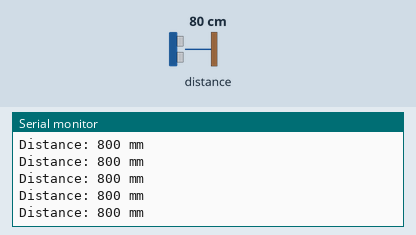
Simulated run of this sketch. Board: Arduino Uno, built with avr-gcc and run on an emulated ATmega328P. On the bench: the last lines printed to the serial monitor. Inputs (shaded band) come from the test bench; at power-on: distance to the obstacle 80 cm.

Above: at 1.2 s.
1.3 s: distance to the obstacle set to 2 cm
At 1.49 s:
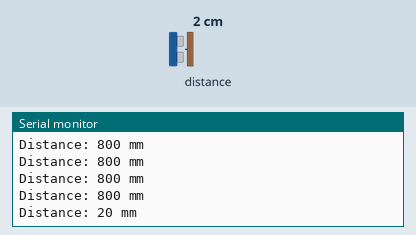
2.8 s: distance to the obstacle set to 4 cm
At 2.82 s:
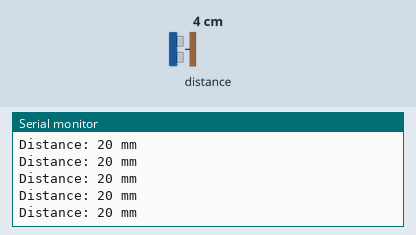
Timing chart, 0 to 5.8 s (numbered marks = the images above; inputs shaded):
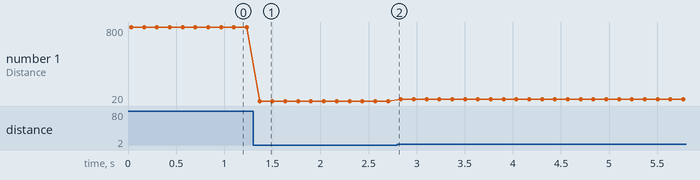

Measured:
- after the input at 1.3 s, the serial monitor: prints a new line after 0.07 s (image 1)
- plotted number 1: 800 → 20 after the input at 1.3 s, 20 → 40 after the input at 2.8 s

The sketch:

vl53l0x.ino
```cpp
#include <Wire.h>
#include <VL53L0X.h>

VL53L0X sensor;

void setup() {
  Serial.begin(115200);
  Wire.begin();
  sensor.setTimeout(500);
  if (!sensor.init()) {
    Serial.println("VL53L0X not found - check SDA/SCL");
    while (true) delay(10);
  }
  sensor.startContinuous();
}

void loop() {
  uint16_t mm = sensor.readRangeContinuousMillimeters();
  if (sensor.timeoutOccurred()) {
    Serial.println("timeout");
  } else {
    Serial.print("Distance: ");
    Serial.print(mm);
    Serial.println(" mm");
  }
  delay(100);
}
```
